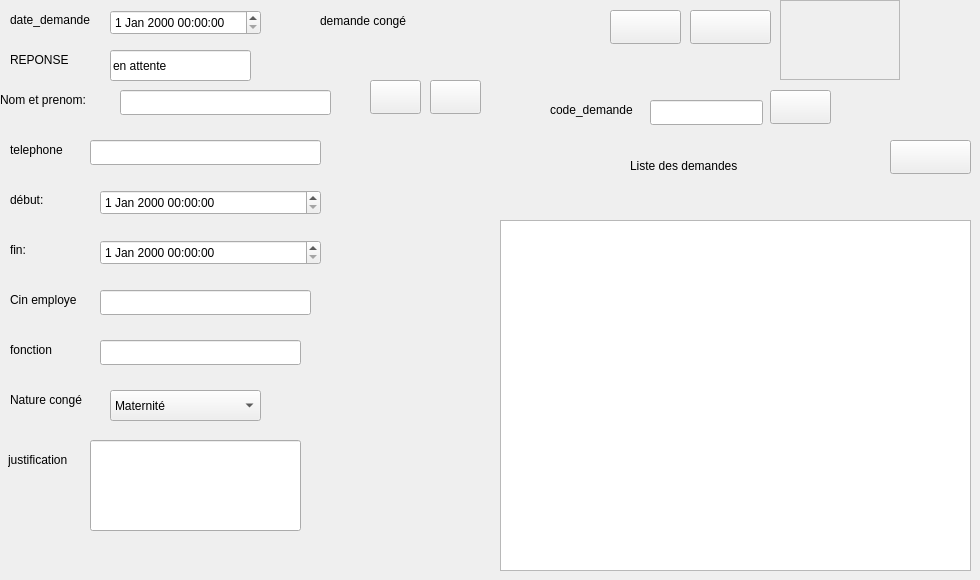
    <widget class="QWidget" name="demande">
     <attribute name="title">
      <string>Page</string>
     </attribute>
     <widget class="QLabel" name="label_2">
      <property name="geometry">
       <rect>
        <x>320</x>
        <y>0</y>
        <width>351</width>
        <height>41</height>
       </rect>
      </property>
      <property name="styleSheet">
       <string notr="true">font: 75 16pt &quot;MS Shell Dlg 2&quot;;</string>
      </property>
      <property name="text">
       <string>demande congé</string>
      </property>
      <property name="margin">
       <number>50</number>
      </property>
     </widget>
     <widget class="QLabel" name="label_nom_emp">
      <property name="geometry">
       <rect>
        <x>0</x>
        <y>90</y>
        <width>111</width>
        <height>20</height>
       </rect>
      </property>
      <property name="styleSheet">
       <string notr="true">font: 7pt &quot;MS Shell Dlg 2&quot;;</string>
      </property>
      <property name="text">
       <string>Nom et prenom:</string>
      </property>
     </widget>
     <widget class="QLabel" name="label_debut">
      <property name="geometry">
       <rect>
        <x>10</x>
        <y>190</y>
        <width>69</width>
        <height>20</height>
       </rect>
      </property>
      <property name="styleSheet">
       <string notr="true">font: 7pt &quot;MS Shell Dlg 2&quot;;</string>
      </property>
      <property name="text">
       <string>début:</string>
      </property>
     </widget>
     <widget class="QLabel" name="label_fin">
      <property name="geometry">
       <rect>
        <x>10</x>
        <y>240</y>
        <width>69</width>
        <height>20</height>
       </rect>
      </property>
      <property name="styleSheet">
       <string notr="true">font: 7pt &quot;MS Shell Dlg 2&quot;;</string>
      </property>
      <property name="text">
       <string>fin:</string>
      </property>
     </widget>
     <widget class="QLabel" name="label_fonctio">
      <property name="geometry">
       <rect>
        <x>10</x>
        <y>340</y>
        <width>71</width>
        <height>20</height>
       </rect>
      </property>
      <property name="styleSheet">
       <string notr="true">font: 7pt &quot;MS Shell Dlg 2&quot;;</string>
      </property>
      <property name="text">
       <string>fonction</string>
      </property>
     </widget>
     <widget class="QComboBox" name="comboBox_type_c">
      <property name="geometry">
       <rect>
        <x>110</x>
        <y>390</y>
        <width>151</width>
        <height>31</height>
       </rect>
      </property>
      <item>
       <property name="text">
        <string>Maternité</string>
       </property>
      </item>
      <item>
       <property name="text">
        <string>Maladie</string>
       </property>
      </item>
      <item>
       <property name="text">
        <string>paid leave</string>
       </property>
      </item>
     </widget>
     <widget class="QLineEdit" name="Le_nom_emp">
      <property name="geometry">
       <rect>
        <x>120</x>
        <y>90</y>
        <width>211</width>
        <height>25</height>
       </rect>
      </property>
     </widget>
     <widget class="QDateTimeEdit" name="dateTimeEdit_C">
      <property name="geometry">
       <rect>
        <x>100</x>
        <y>190</y>
        <width>221</width>
        <height>25</height>
       </rect>
      </property>
     </widget>
     <widget class="QDateTimeEdit" name="dateTimeEdit_D_C">
      <property name="geometry">
       <rect>
        <x>100</x>
        <y>240</y>
        <width>221</width>
        <height>25</height>
       </rect>
      </property>
     </widget>
     <widget class="QLabel" name="label_tele_2">
      <property name="geometry">
       <rect>
        <x>10</x>
        <y>140</y>
        <width>69</width>
        <height>20</height>
       </rect>
      </property>
      <property name="styleSheet">
       <string notr="true">font: 7pt &quot;MS Shell Dlg 2&quot;;</string>
      </property>
      <property name="text">
       <string>telephone</string>
      </property>
     </widget>
     <widget class="QLineEdit" name="Le_tele">
      <property name="geometry">
       <rect>
        <x>90</x>
        <y>140</y>
        <width>231</width>
        <height>25</height>
       </rect>
      </property>
     </widget>
     <widget class="QPushButton" name="pushButton_print">
      <property name="geometry">
       <rect>
        <x>890</x>
        <y>140</y>
        <width>81</width>
        <height>34</height>
       </rect>
      </property>
      <property name="styleSheet">
       <string notr="true">image: url(:/img/print.png);</string>
      </property>
      <property name="text">
       <string/>
      </property>
     </widget>
     <widget class="QFrame" name="frame_6">
      <property name="geometry">
       <rect>
        <x>780</x>
        <y>0</y>
        <width>120</width>
        <height>80</height>
       </rect>
      </property>
      <property name="styleSheet">
       <string notr="true">image: url(:/img/273748291_4587502171372904_7310387823936526442_n.png);</string>
      </property>
      <property name="frameShape">
       <enum>QFrame::StyledPanel</enum>
      </property>
      <property name="frameShadow">
       <enum>QFrame::Raised</enum>
      </property>
     </widget>
     <widget class="QLabel" name="label_liste_demande">
      <property name="geometry">
       <rect>
        <x>630</x>
        <y>150</y>
        <width>251</width>
        <height>31</height>
       </rect>
      </property>
      <property name="text">
       <string>Liste des demandes</string>
      </property>
     </widget>
     <widget class="QLabel" name="label_cin_emp">
      <property name="geometry">
       <rect>
        <x>10</x>
        <y>290</y>
        <width>81</width>
        <height>20</height>
       </rect>
      </property>
      <property name="styleSheet">
       <string notr="true">font: 7pt &quot;MS Shell Dlg 2&quot;;</string>
      </property>
      <property name="text">
       <string>Cin employe</string>
      </property>
     </widget>
     <widget class="QLineEdit" name="le_cin_emp">
      <property name="geometry">
       <rect>
        <x>100</x>
        <y>290</y>
        <width>211</width>
        <height>25</height>
       </rect>
      </property>
     </widget>
     <widget class="QLineEdit" name="le_fonction">
      <property name="geometry">
       <rect>
        <x>100</x>
        <y>340</y>
        <width>201</width>
        <height>25</height>
       </rect>
      </property>
     </widget>
     <widget class="QLabel" name="label_natureC">
      <property name="geometry">
       <rect>
        <x>10</x>
        <y>390</y>
        <width>91</width>
        <height>20</height>
       </rect>
      </property>
      <property name="styleSheet">
       <string notr="true">font: 7pt &quot;MS Shell Dlg 2&quot;;</string>
      </property>
      <property name="text">
       <string>Nature congé</string>
      </property>
     </widget>
     <widget class="QPushButton" name="pushButton_update_demande">
      <property name="geometry">
       <rect>
        <x>370</x>
        <y>80</y>
        <width>51</width>
        <height>34</height>
       </rect>
      </property>
      <property name="styleSheet">
       <string notr="true">image: url(:/img/modifier.png);</string>
      </property>
      <property name="text">
       <string/>
      </property>
     </widget>
     <widget class="QPushButton" name="pushButton_valider_Demande">
      <property name="geometry">
       <rect>
        <x>430</x>
        <y>80</y>
        <width>51</width>
        <height>34</height>
       </rect>
      </property>
      <property name="styleSheet">
       <string notr="true">image: url(:/img/valider.png);</string>
      </property>
      <property name="text">
       <string/>
      </property>
      <property name="checkable">
       <bool>false</bool>
      </property>
      <property name="checked">
       <bool>false</bool>
      </property>
      <property name="autoRepeat">
       <bool>false</bool>
      </property>
      <property name="autoExclusive">
       <bool>false</bool>
      </property>
      <property name="autoDefault">
       <bool>false</bool>
      </property>
      <property name="default">
       <bool>false</bool>
      </property>
      <property name="flat">
       <bool>false</bool>
      </property>
     </widget>
     <widget class="QPushButton" name="pushButton_supp_emp_supp_demande">
      <property name="geometry">
       <rect>
        <x>770</x>
        <y>90</y>
        <width>61</width>
        <height>34</height>
       </rect>
      </property>
      <property name="styleSheet">
       <string notr="true">image: url(:/img/trash.png);</string>
      </property>
      <property name="text">
       <string/>
      </property>
     </widget>
     <widget class="QLabel" name="label_supp_demande">
      <property name="geometry">
       <rect>
        <x>550</x>
        <y>100</y>
        <width>101</width>
        <height>20</height>
       </rect>
      </property>
      <property name="styleSheet">
       <string notr="true">font: 7pt &quot;MS Shell Dlg 2&quot;;</string>
      </property>
      <property name="text">
       <string>code_demande</string>
      </property>
     </widget>
     <widget class="QLineEdit" name="lineEdit_supp_demande">
      <property name="geometry">
       <rect>
        <x>650</x>
        <y>100</y>
        <width>113</width>
        <height>25</height>
       </rect>
      </property>
     </widget>
     <widget class="QTableView" name="tableView_2_C">
      <property name="geometry">
       <rect>
        <x>500</x>
        <y>220</y>
        <width>471</width>
        <height>351</height>
       </rect>
      </property>
     </widget>
     <widget class="QLabel" name="label_date_demande">
      <property name="geometry">
       <rect>
        <x>10</x>
        <y>10</y>
        <width>101</width>
        <height>20</height>
       </rect>
      </property>
      <property name="styleSheet">
       <string notr="true">font: 7pt &quot;MS Shell Dlg 2&quot;;</string>
      </property>
      <property name="text">
       <string>date_demande</string>
      </property>
     </widget>
     <widget class="QDateTimeEdit" name="dateTimeEdit_date_demande">
      <property name="geometry">
       <rect>
        <x>110</x>
        <y>10</y>
        <width>151</width>
        <height>25</height>
       </rect>
      </property>
     </widget>
     <widget class="QLabel" name="label_6">
      <property name="geometry">
       <rect>
        <x>10</x>
        <y>50</y>
        <width>71</width>
        <height>20</height>
       </rect>
      </property>
      <property name="styleSheet">
       <string notr="true">font: 7pt &quot;MS Shell Dlg 2&quot;;</string>
      </property>
      <property name="text">
       <string>REPONSE</string>
      </property>
     </widget>
     <widget class="QLineEdit" name="le_reponse">
      <property name="geometry">
       <rect>
        <x>110</x>
        <y>50</y>
        <width>141</width>
        <height>31</height>
       </rect>
      </property>
      <property name="text">
       <string>en attente</string>
      </property>
      <property name="readOnly">
       <bool>true</bool>
      </property>
     </widget>
     <widget class="QLabel" name="label_8_cause">
      <property name="geometry">
       <rect>
        <x>8</x>
        <y>450</y>
        <width>71</width>
        <height>20</height>
       </rect>
      </property>
      <property name="styleSheet">
       <string notr="true">font: 7pt &quot;MS Shell Dlg 2&quot;;</string>
      </property>
      <property name="text">
       <string>justification</string>
      </property>
     </widget>
     <widget class="QLineEdit" name="lineEdit_cause">
      <property name="geometry">
       <rect>
        <x>90</x>
        <y>440</y>
        <width>211</width>
        <height>91</height>
       </rect>
      </property>
     </widget>
     <widget class="QPushButton" name="pushButton_preced_D">
      <property name="geometry">
       <rect>
        <x>610</x>
        <y>10</y>
        <width>71</width>
        <height>34</height>
       </rect>
      </property>
      <property name="styleSheet">
       <string notr="true">image: url(:/img/precedent.png);</string>
      </property>
      <property name="text">
       <string/>
      </property>
     </widget>
     <widget class="QPushButton" name="pushButton_apres_D">
      <property name="geometry">
       <rect>
        <x>690</x>
        <y>10</y>
        <width>81</width>
        <height>34</height>
       </rect>
      </property>
      <property name="styleSheet">
       <string notr="true">image: url(:/img/fleche.png);</string>
      </property>
      <property name="text">
       <string/>
      </property>
     </widget>
    </widget>
